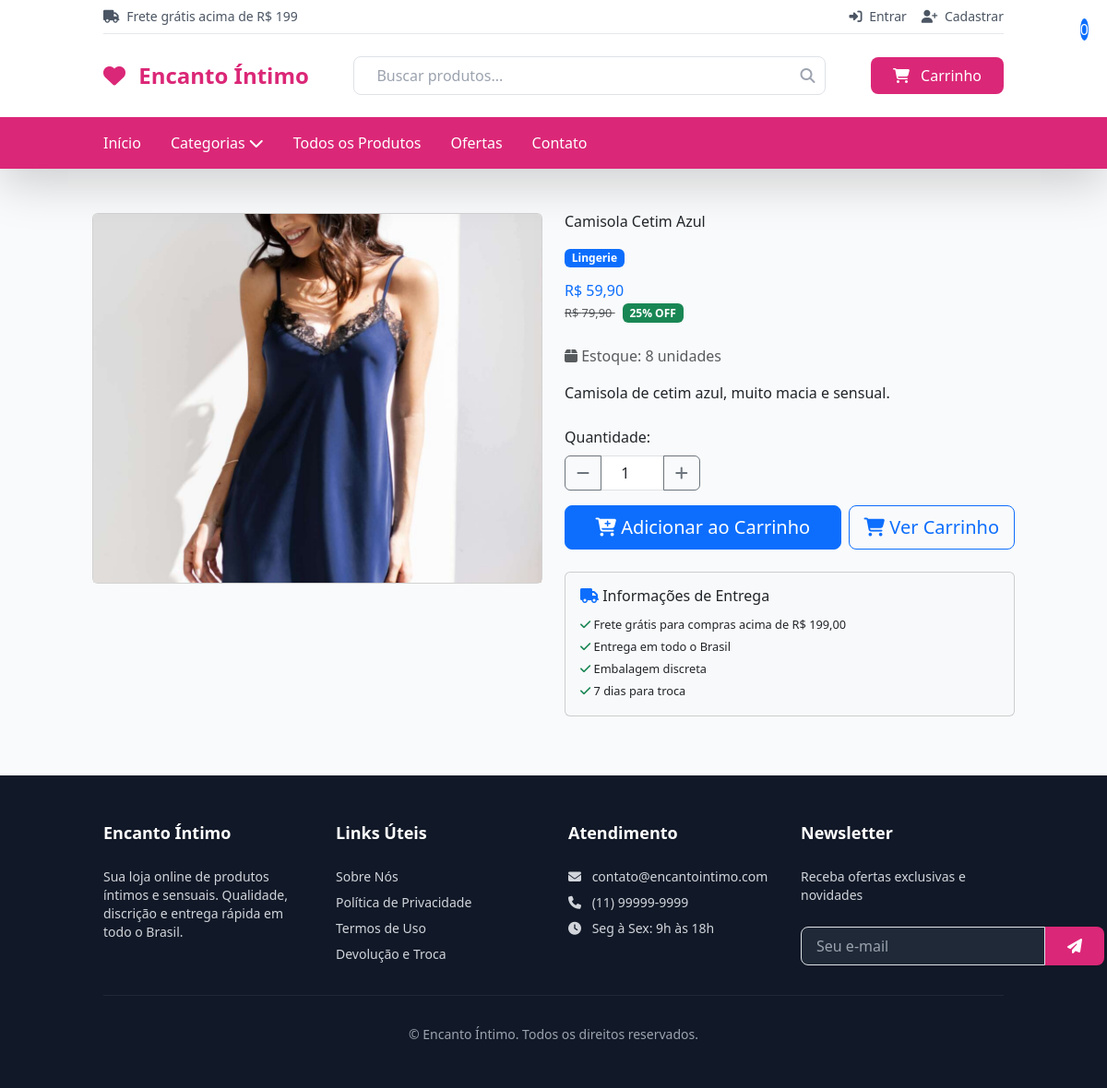
The app's page /produtos/camisola-cetim-azul/ with its own data.
### produtos/models.py (models this page shows, shortened)
class Produto(models.Model):
    TAMANHOS_CHOICES = [
        ('PP', 'PP'),
        ('P', 'P'),
        ('M', 'M'),
        ('G', 'G'),
        ('GG', 'GG'),
        ('XG', 'XG'),
        ('XXG', 'XXG'),
        ('UNICO', 'Tamanho Único'),
    ]
    nome = models.CharField(max_length=200, verbose_name="Nome")
    slug = models.SlugField(max_length=200, unique=True, blank=True)
    descricao = models.TextField(verbose_name="Descrição")
    descricao_curta = models.CharField(max_length=300, blank=True, verbose_name="Descrição Curta")
    preco = models.DecimalField(max_digits=10, decimal_places=2, verbose_name="Preço")
    preco_promocional = models.DecimalField(max_digits=10, decimal_places=2, blank=True, null=True, verbose_name="Preço Promocional")
    categoria = models.ForeignKey(Categoria, on_delete=models.CASCADE, related_name='produtos', verbose_name="Categoria")
    fornecedor = models.ForeignKey(Fornecedor, on_delete=models.CASCADE, related_name='produtos', verbose_name="Fornecedor")
    tags = models.ManyToManyField(Tag, blank=True, verbose_name="Tags")
    tamanhos_disponiveis = models.JSONField(default=list, verbose_name="Tamanhos Disponíveis")
    cores_disponiveis = models.JSONField(default=list, verbose_name="Cores Disponíveis")
    material = models.CharField(max_length=200, blank=True, verbose_name="Material")
    peso = models.DecimalField(max_digits=5, decimal_places=2, blank=True, null=True, verbose_name="Peso (kg)")
    estoque_virtual = models.PositiveIntegerField(default=999, verbose_name="Estoque Virtual")
    vendas_simuladas = models.PositiveIntegerField(default=0, verbose_name="Vendas Simuladas")
    meta_title = models.CharField(max_length=60, blank=True, verbose_name="Meta Title")
    meta_description = models.CharField(max_length=160, blank=True, verbose_name="Meta Description")
    ativo = models.BooleanField(default=True, verbose_name="Ativo")
    destaque = models.BooleanField(default=False, verbose_name="Produto em Destaque")
    data_cadastro = models.DateTimeField(auto_now_add=True, verbose_name="Data de Cadastro")
    data_atualizacao = models.DateTimeField(auto_now=True, verbose_name="Última Atualização")
    class Meta:
        verbose_name = "Produto"
        verbose_name_plural = "Produtos"
        ordering = ['-data_cadastro']
    @property
    def tem_promocao(self):
        return bool(self.preco_promocional and self.preco_promocional < self.preco)
    @property
    def percentual_desconto(self):
        if self.tem_promocao:
            return int(((self.preco - self.preco_promocional) / self.preco) * 100)
        return 0
    @property
    def imagem_principal(self):
        primeira_imagem = self.imagens.first()
        return primeira_imagem.imagem if primeira_imagem else None
    def estoque_disponivel(self):
        return max(0, self.estoque_virtual - self.vendas_simuladas)

class ImagemProduto(models.Model):
    produto = models.ForeignKey(Produto, on_delete=models.CASCADE, related_name='imagens', verbose_name="Produto")
    imagem = models.ImageField(upload_to='produtos/', verbose_name="Imagem")
    alt_text = models.CharField(max_length=200, blank=True, verbose_name="Texto Alternativo")
    ordem = models.PositiveIntegerField(default=0, verbose_name="Ordem")
    class Meta:
        verbose_name = "Imagem do Produto"
        verbose_name_plural = "Imagens dos Produtos"
        ordering = ['ordem']

class Categoria(models.Model):
    nome = models.CharField(max_length=100, unique=True, verbose_name="Nome")
    slug = models.SlugField(max_length=100, unique=True, blank=True)
    descricao = models.TextField(blank=True, verbose_name="Descrição")
    imagem = models.ImageField(upload_to='categorias/', blank=True, verbose_name="Imagem")
    ativo = models.BooleanField(default=True, verbose_name="Ativo")
    ordem = models.PositiveIntegerField(default=0, verbose_name="Ordem de Exibição")
    class Meta:
        verbose_name = "Categoria"
        verbose_name_plural = "Categorias"
        ordering = ['ordem', 'nome']

### produtos/views.py (the view)
# urls.py: path('<slug:slug>/', views.ProdutoDetailView.as_view(), name='produto_detail'),
class ProdutoDetailView(DetailView):
    model = Produto
    template_name = 'produtos/detalhe.html'
    context_object_name = 'produto'
    slug_field = 'slug'
    slug_url_kwarg = 'slug'
    def get_queryset(self):
        return Produto.objects.filter(ativo=True).select_related('categoria', 'fornecedor').prefetch_related('imagens', 'tags')

### carrinho/context_processors.py (called while the page is built, shortened)
def carrinho(request):
    carrinho_obj = None
    total_itens = 0
    subtotal = 0
    if request.user.is_authenticated:
        try:
            carrinho_obj = Carrinho.objects.get(usuario=request.user)
            total_itens = carrinho_obj.total_itens
            subtotal = carrinho_obj.subtotal
        except Carrinho.DoesNotExist:
            pass
    else:
        session_key = request.session.session_key
    return {
        'carrinho': carrinho_obj,
        'carrinho_total_itens': total_itens,
        'carrinho_subtotal': subtotal,
    }

### templates/produtos/detalhe.html (shortened to what this page needs)
{% extends 'base.html' %}
{% block extra_css %}
<link href="https://cdn.jsdelivr.net/npm/bootstrap@5.3.2/dist/css/bootstrap.min.css" rel="stylesheet">
{% endblock %}
{% block content %}
<div class="container my-5">
    <div class="row">
        <div class="col-md-6">
            <div class="card">
                {% if produto.imagem_principal %}
                    <img src="{{ produto.imagem_principal.url }}"
                         class="card-img-top"
                         alt="{{ produto.nome }}"
                         style="height: 400px; object-fit: cover;">
                {% else %}
                    <div class="card-img-top bg-light d-flex align-items-center justify-content-center"
                         style="height: 400px;">
                        <i class="fas fa-heart fa-5x text-muted"></i>
                    </div>
                {% endif %}
            </div>
        </div>
        <div class="col-md-6">
            <h1 class="mb-3">{{ produto.nome }}</h1>
            <div class="mb-3">
                <span class="badge bg-primary">{{ produto.categoria.nome }}</span>
            </div>
            <div class="mb-4">
                {% if produto.tem_promocao %}
                    <h3 class="text-primary mb-0">
                        R$ {{ produto.preco_promocional|floatformat:2 }}
                    </h3>
                    <small class="text-muted text-decoration-line-through">
                        R$ {{ produto.preco|floatformat:2 }}
                    </small>
                    <span class="badge bg-success ms-2">
                        {{ produto.percentual_desconto }}% OFF
                    </span>
                {% else %}
                    <h3 class="text-primary">R$ {{ produto.preco|floatformat:2 }}</h3>
                {% endif %}
            </div>
            <div class="mb-3">
                <p class="text-muted">
                    <i class="fas fa-box"></i>
                    Estoque: {{ produto.estoque_disponivel }} unidades
                </p>
            </div>
            <div class="mb-4">
                <p>{{ produto.descricao|linebreaks }}</p>
            </div>
            <form id="add-to-cart-form" class="mb-4">
                <div class="row mb-3">
                    <div class="col-md-4">
                        <label for="quantidade" class="form-label">Quantidade:</label>
                        <div class="input-group">
                            <button class="btn btn-outline-secondary" type="button" onclick="changeQuantity(-1)">
                                <i class="fas fa-minus"></i>
                            </button>
                            <input type="number"
                                   class="form-control text-center"
                                   id="quantidade"
                                   name="quantidade"
                                   value="1"
                                   min="1"
                                   max="{{ produto.estoque_disponivel }}">
                            <button class="btn btn-outline-secondary" type="button" onclick="changeQuantity(1)">
                                <i class="fas fa-plus"></i>
                            </button>
                        </div>
                    </div>
                </div>
                <div class="d-grid gap-2 d-md-flex">
                    <button type="button"
                            class="btn btn-primary btn-lg flex-fill"
                            onclick="adicionarAoCarrinho({{ produto.id }}, document.getElementById('quantidade').value)"
                            {% if produto.estoque_disponivel == 0 %}disabled{% endif %}>
                        <i class="fas fa-cart-plus"></i>
                        {% if produto.estoque_disponivel == 0 %}
                            Produto Esgotado
                        {% else %}
                            Adicionar ao Carrinho
                        {% endif %}
                    </button>
                    <a href="{% url 'carrinho:carrinho' %}" class="btn btn-outline-primary btn-lg">
                        <i class="fas fa-shopping-cart"></i> Ver Carrinho
                    </a>
                </div>
            </form>
            <div class="card bg-light">
                <div class="card-body">
                    <h6 class="card-title">
                        <i class="fas fa-truck text-primary"></i> Informações de Entrega
                    </h6>
                    <ul class="list-unstyled mb-0">
                        <li><small><i class="fas fa-check text-success"></i> Frete grátis para compras acima de R$ 199,00</small></li>
                        <li><small><i class="fas fa-check text-success"></i> Entrega em todo o Brasil</small></li>
                        <li><small><i class="fas fa-check text-success"></i> Embalagem discreta</small></li>
                        <li><small><i class="fas fa-check text-success"></i> 7 dias para troca</small></li>
                    </ul>
                </div>
            </div>
        </div>
    </div>
</div>
{% endblock %}

### templates/base.html (style rules this page uses)
body { font-family: 'Poppins', sans-serif; }

### records on screen
Produto: imagem_principal (picture), nome "Camisola Cetim Azul", categoria.nome "Lingerie", preco_promocional "59,90", preco "79,90", percentual_desconto "25", estoque_disponivel "8", descricao "Camisola de cetim azul, muito macia e sensual."
